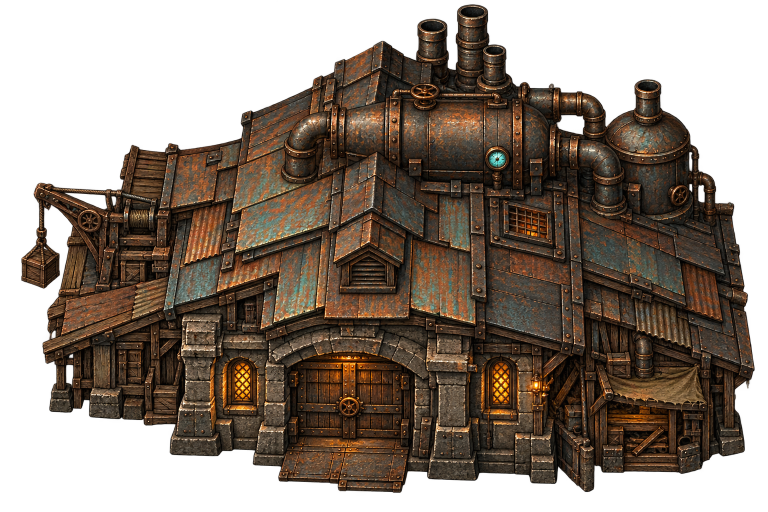
#> input picture fundo_ferro_standalone/assets/reconstruction/forjas_boiler_hall.png, 1536 x 1024 px, found by its file name (shown at 1/2 size)
$ python add_boiler_hall_shadow.py
#> lines starting #> are read from the running program, lines starting #| are printed output that depends on the picture
import os
import shutil
from PIL import Image, ImageFilter

src_dir = r'c:\Users\Usuario\Documents\jogo\assets\reconstruction'
dst_dir = r'c:\Users\Usuario\Documents\jogo\fundo_ferro_standalone\assets\reconstruction'

fname = 'forjas_boiler_hall.png'
src_path = os.path.join(src_dir, fname)
dst_path = os.path.join(dst_dir, fname)

shutil.copy2(src_path, dst_path)

img = Image.open(src_path).convert("RGBA")
#> img is the input picture: PIL image 1536x1024 RGBA; mean R, G, B, A 57.7, 42.7, 29.8, 157.8
w, h = img.size
#> w = 1536; h = 1024
alpha = img.split()[3]
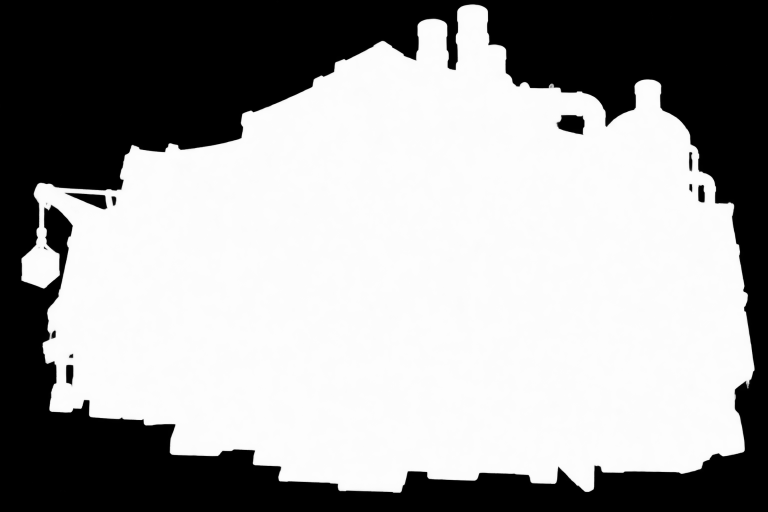
#> alpha: PIL image 1536x1024 L (shown at 1/2 size); min 0, max 254, mean 157.8
bbox = img.getbbox()
#> bbox = (0, 0, 1512, 996)

base_top = int(bbox[1] + (bbox[3] - bbox[1]) * 0.65)
#> base_top = 647
base_mask = Image.new("L", (w, h), 0)
#> base_mask: PIL image 1536x1024 L; every value is 0
base_alpha = alpha.crop((0, base_top, w, h))
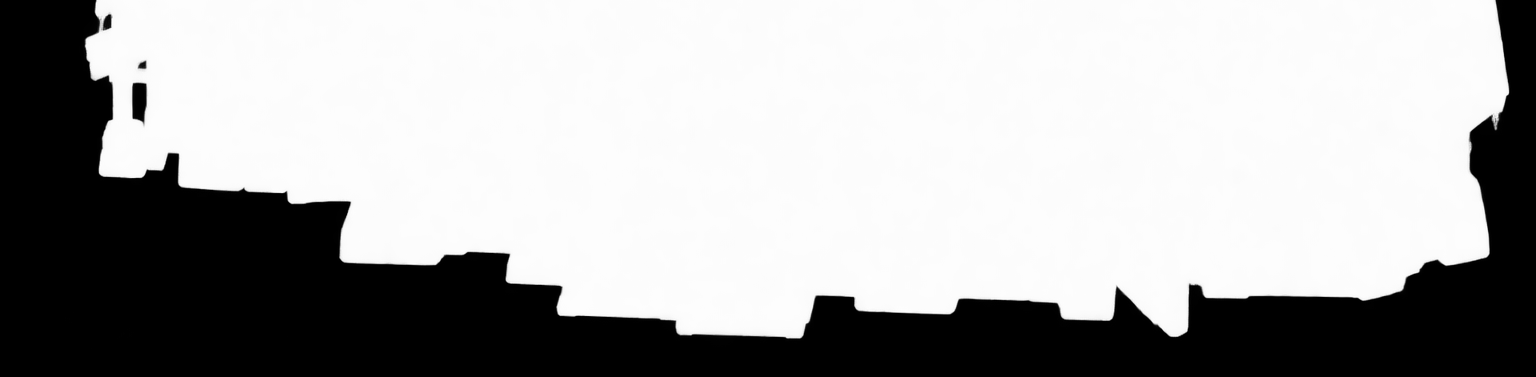
#> base_alpha: PIL image 1536x377 L; min 0, max 254, mean 169.1
base_mask.paste(base_alpha, (0, base_top))
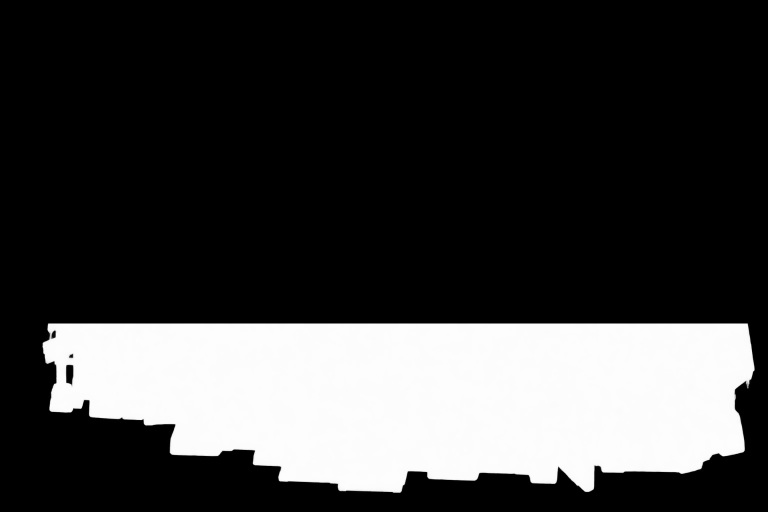
#> base_mask: PIL image 1536x1024 L (shown at 1/2 size); min 0, max 254, mean 62.3

shadow_base = Image.new("RGBA", (w, h), (0, 0, 0, 160))
shadow_base.putalpha(base_mask)
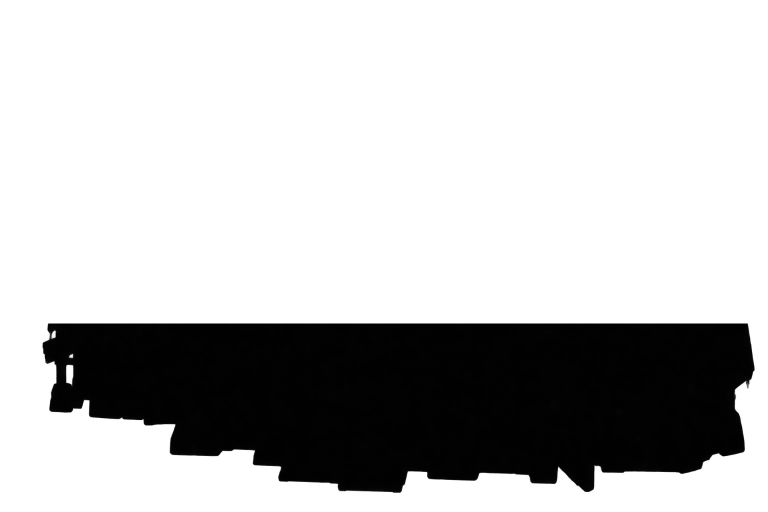
#> shadow_base: PIL image 1536x1024 RGBA (shown at 1/2 size); mean R, G, B, A 0, 0, 0, 62.3; transparent parts drawn white

squish_h = int(h * 0.4)
#> squish_h = 409
squished = shadow_base.resize((w, squish_h), Image.Resampling.BILINEAR)
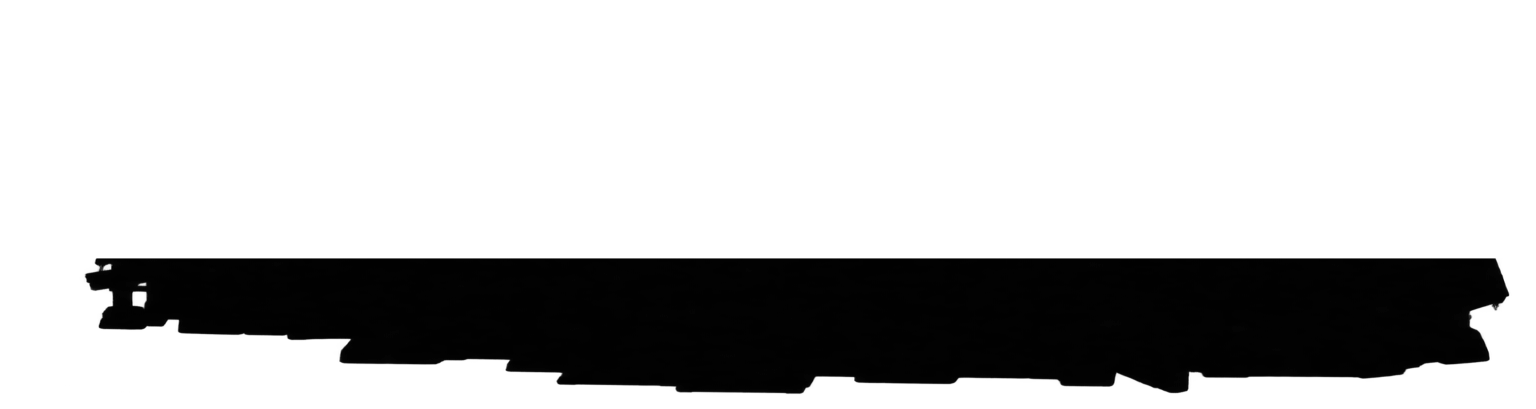
#> squished: PIL image 1536x409 RGBA; mean R, G, B, A 0, 0, 0, 62.3; transparent parts drawn white
squished = squished.filter(ImageFilter.GaussianBlur(radius=14))
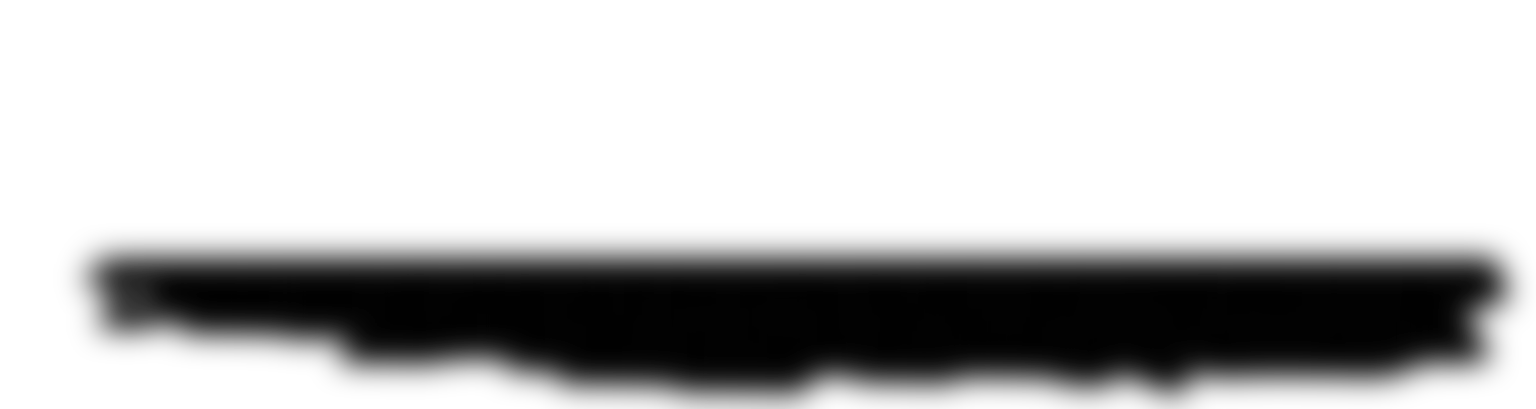
#> squished: PIL image 1536x409 RGBA; mean R, G, B, A 0, 0, 0, 62.2; transparent parts drawn white

final_shadow = Image.new("RGBA", (w, h), (0, 0, 0, 0))
#> final_shadow: PIL image 1536x1024 RGBA; every value is 0
paste_y = bbox[3] - squish_h + 10
#> paste_y = 597
final_shadow.paste(squished, (10, paste_y), squished)
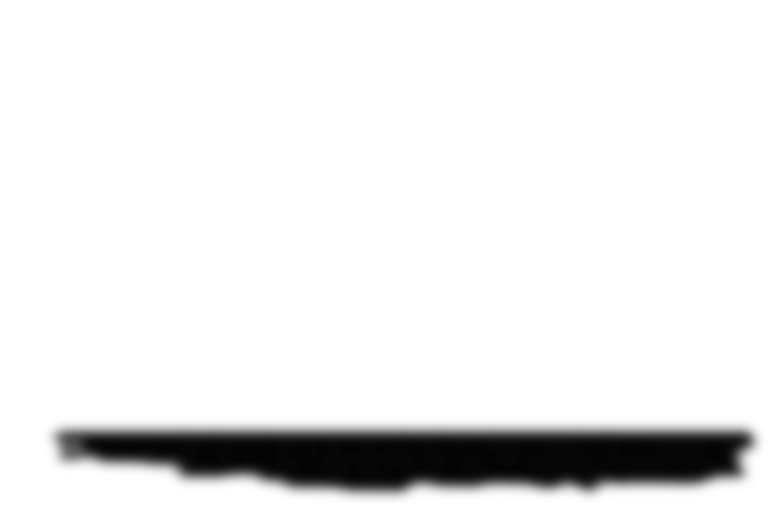
#> final_shadow: PIL image 1536x1024 RGBA (shown at 1/2 size); mean R, G, B, A 0, 0, 0, 20.8; transparent parts drawn white

sombra_name = 'forjas_boiler_hall_sombra.png'
final_shadow.save(os.path.join(src_dir, sombra_name))
final_shadow.save(os.path.join(dst_dir, sombra_name))
print(f"Gerado {sombra_name} com sucesso! BBox={bbox}")
#| Gerado forjas_boiler_hall_sombra.png com sucesso! BBox=(0, 0, 1512, 996)

$ run again, with fundo_ferro_standalone/assets/reconstruction/alto_cistern.png copied over fundo_ferro_standalone/assets/reconstruction/forjas_boiler_hall.png
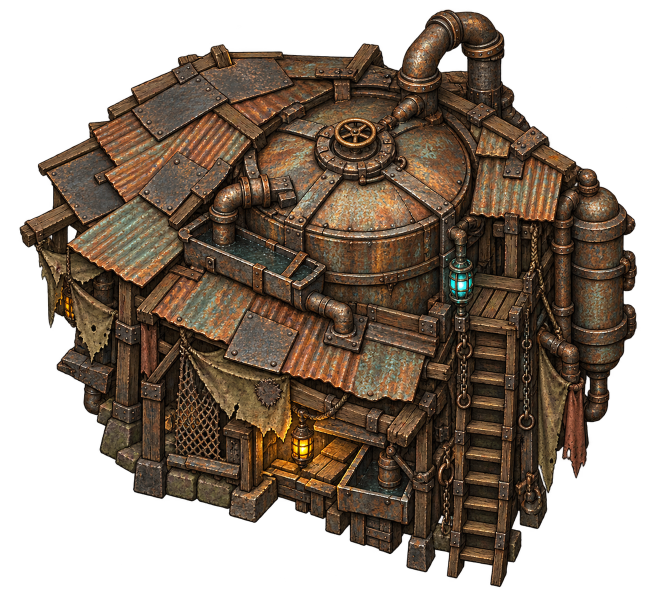
#> input picture fundo_ferro_standalone/assets/reconstruction/alto_cistern.png, 1313 x 1198 px, found by its file name (shown at 1/2 size)
#> img is the input picture: PIL image 1313x1198 RGBA; mean R, G, B, A 54.2, 40.8, 28.7, 154.8
#> bbox = (0, 15, 1283, 1198)
#> base_top = 783
#> `squished = squished.filter(ImageFilter.GaussianBlur(radius=14))`:
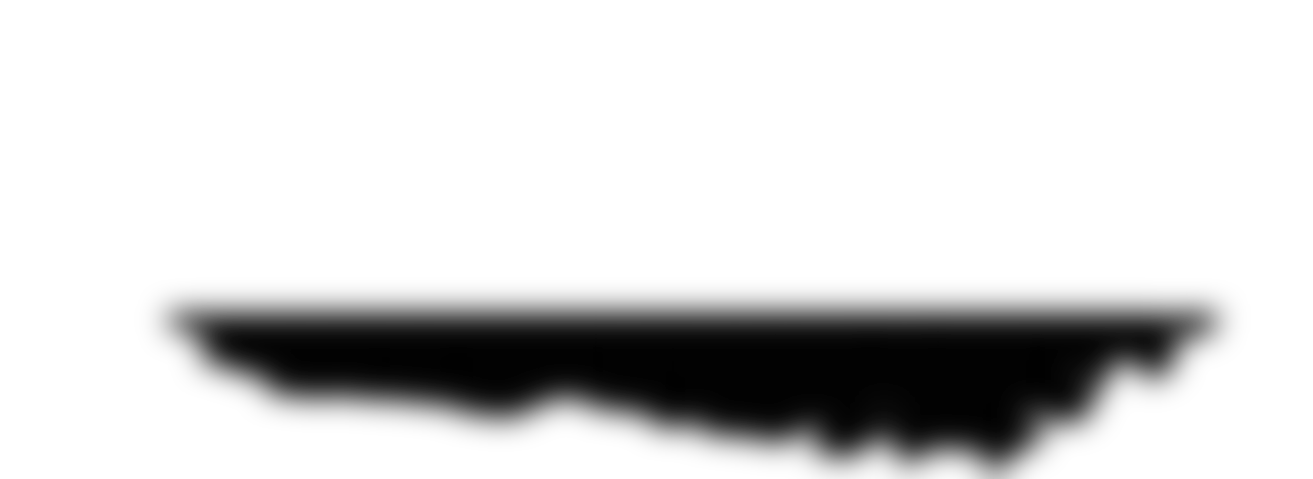
#> squished: PIL image 1313x479 RGBA; mean R, G, B, A 0, 0, 0, 40.9; transparent parts drawn white
#> paste_y = 729
#> `final_shadow.paste(squished, (10, paste_y), squished)`:
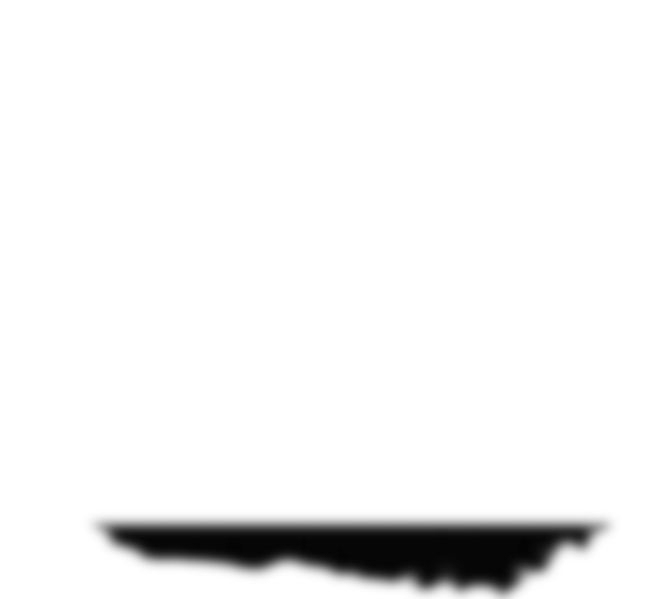
#> final_shadow: PIL image 1313x1198 RGBA (shown at 1/2 size); mean R, G, B, A 0, 0, 0, 13.3; transparent parts drawn white
#| Gerado forjas_boiler_hall_sombra.png com sucesso! BBox=(0, 15, 1283, 1198)

$ run again, with fundo_ferro_standalone/assets/reconstruction/alto_cistern_sombra.png copied over fundo_ferro_standalone/assets/reconstruction/forjas_boiler_hall.png
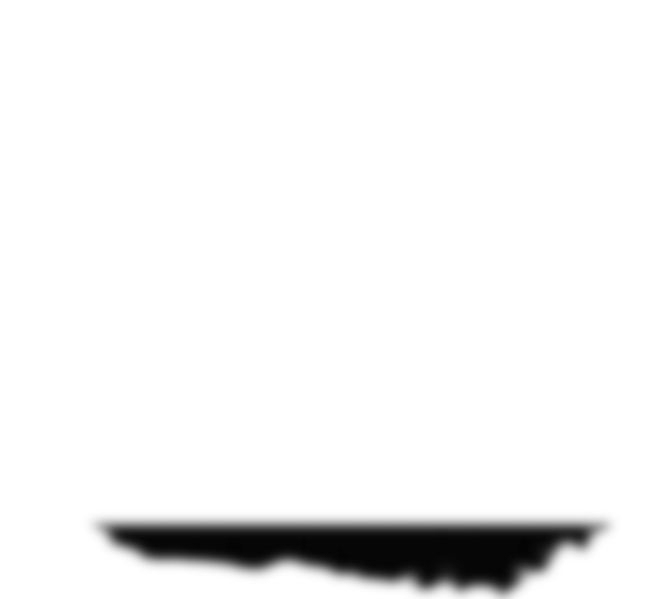
#> input picture fundo_ferro_standalone/assets/reconstruction/alto_cistern_sombra.png, 1313 x 1198 px, found by its file name (shown at 1/2 size)
#> img is the input picture: PIL image 1313x1198 RGBA; mean R, G, B, A 0, 0, 0, 13.3
#> `alpha = img.split()[3]`:
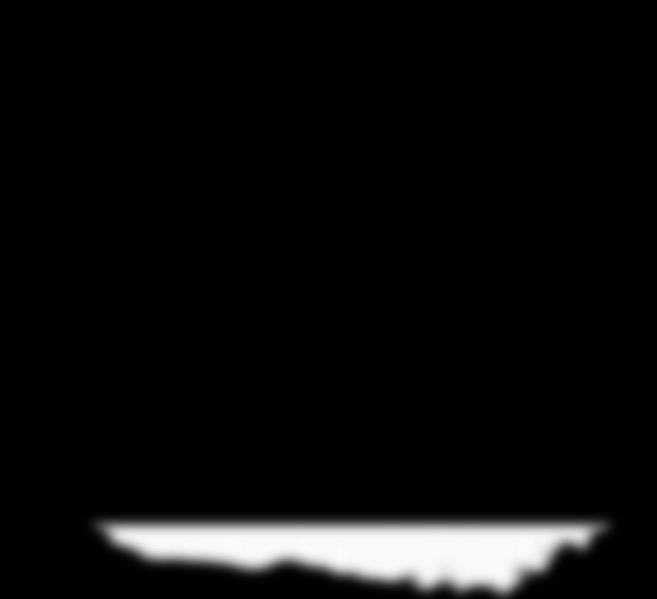
#> alpha: PIL image 1313x1198 L (shown at 1/2 size); min 0, max 251, mean 13.3
#> bbox = (161, 1018, 1245, 1198)
#> base_top = 1135
#> `squished = squished.filter(ImageFilter.GaussianBlur(radius=14))`:
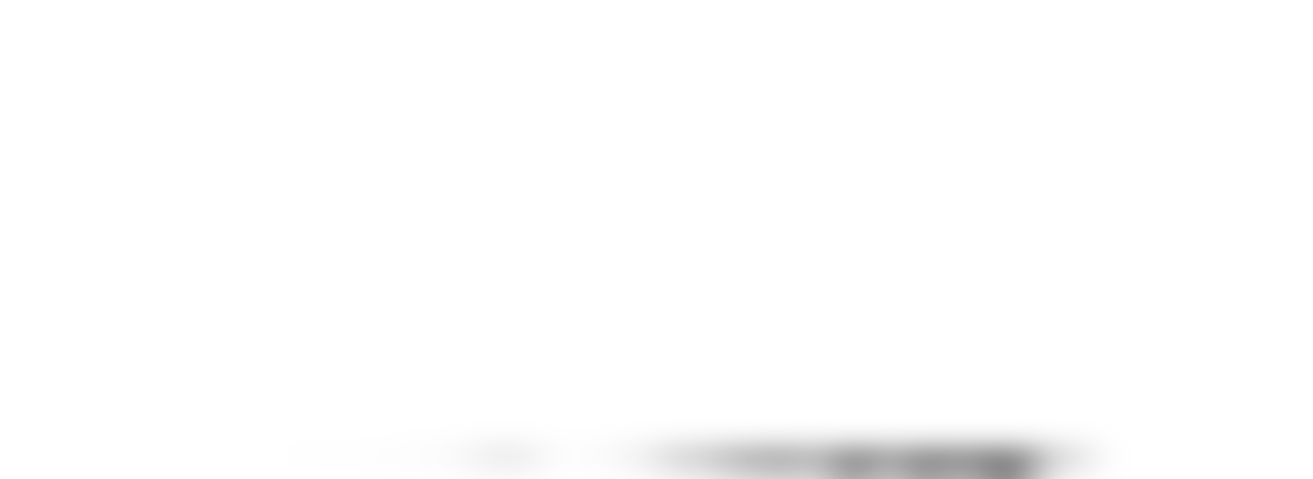
#> squished: PIL image 1313x479 RGBA; mean R, G, B, A 0, 0, 0, 1.9; transparent parts drawn white
#> paste_y = 729
#| Gerado forjas_boiler_hall_sombra.png com sucesso! BBox=(161, 1018, 1245, 1198)

$ run again, with fundo_ferro_standalone/assets/reconstruction/cloth_stall.png copied over fundo_ferro_standalone/assets/reconstruction/forjas_boiler_hall.png
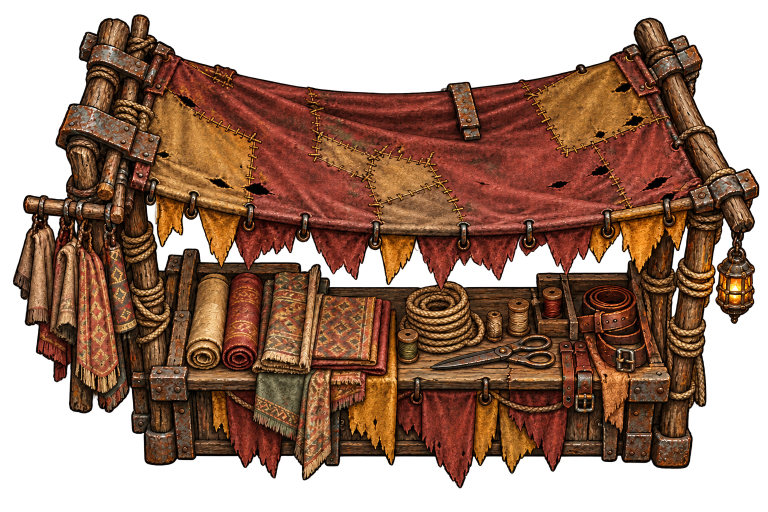
#> input picture fundo_ferro_standalone/assets/reconstruction/cloth_stall.png, 1536 x 1024 px, found by its file name (shown at 1/2 size)
#> img is the input picture: PIL image 1536x1024 RGBA; mean R, G, B, A 88.1, 49.8, 29.4, 161.3
#> bbox = (21, 26, 1521, 982)
#> base_top = 647
#> paste_y = 583
#> `final_shadow.paste(squished, (10, paste_y), squished)`:
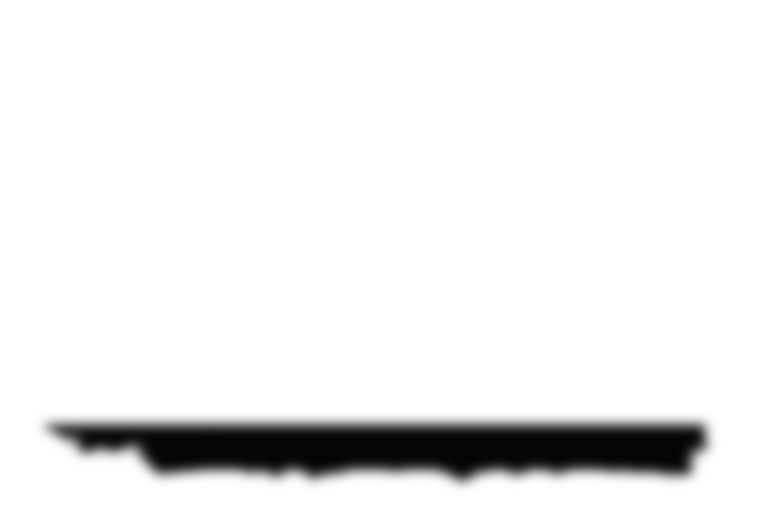
#> final_shadow: PIL image 1536x1024 RGBA (shown at 1/2 size); mean R, G, B, A 0, 0, 0, 18; transparent parts drawn white
#| Gerado forjas_boiler_hall_sombra.png com sucesso! BBox=(21, 26, 1521, 982)
